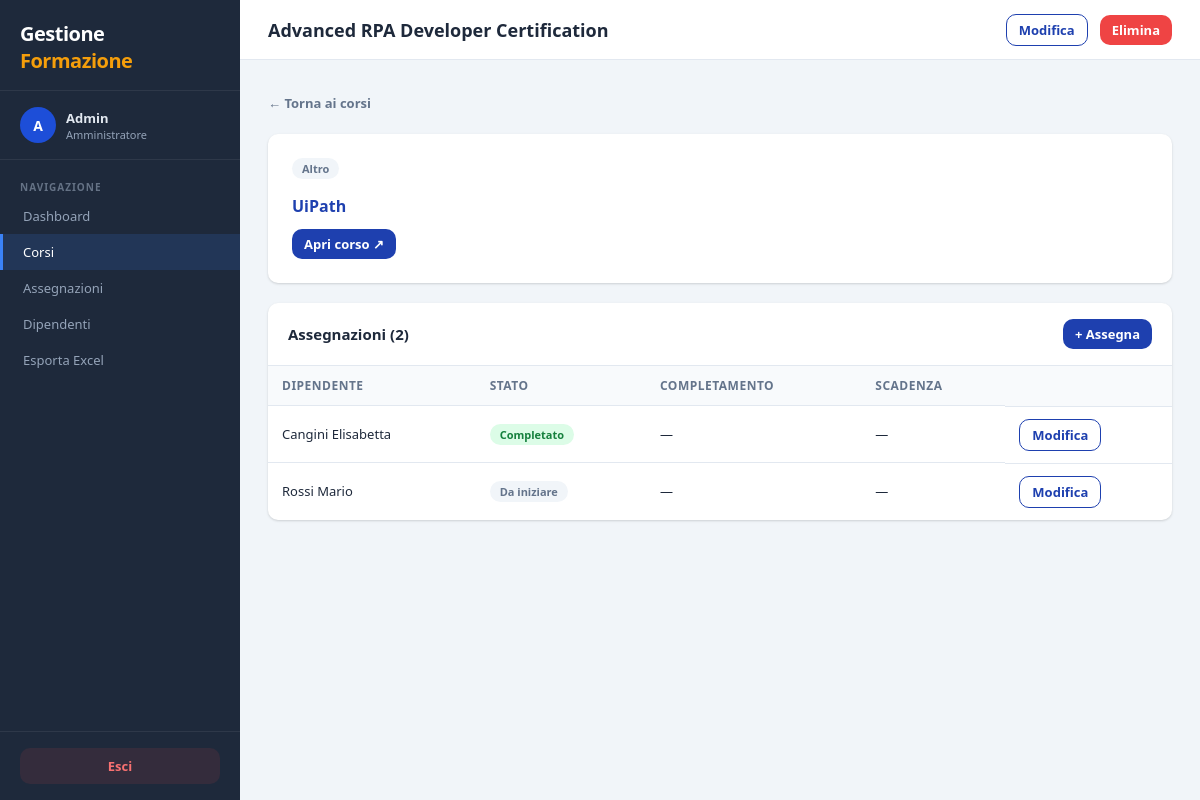
/corsi/2/ (signed in), run on the app's committed database.
### gestionale/models.py (models this page shows, shortened)
class Corso(models.Model):
    TIPOLOGIA_CHOICES = [
        ('Tecnico', 'Tecnico'),
        ('Management', 'Management'),
        ('Cloud', 'Cloud'),
        ('Analytics', 'Analytics'),
        ('Compliance', 'Compliance'),
        ('Soft Skills', 'Soft Skills'),
        ('Sicurezza', 'Sicurezza'),
        ('Altro', 'Altro'),
    ]
    titolo = models.CharField(max_length=300)
    descrizione = models.TextField(blank=True)
    vendor = models.ForeignKey(Vendor, on_delete=models.SET_NULL, null=True, blank=True, related_name='corsi')
    tipologia = models.CharField(max_length=50, choices=TIPOLOGIA_CHOICES, default='Altro')
    durata_ore = models.PositiveIntegerField(default=0)
    validita_mesi = models.PositiveIntegerField(default=0, help_text='0 = nessuna scadenza')
    obbligatorio = models.BooleanField(default=False)
    link_corso = models.URLField(blank=True)
    class Meta:
        verbose_name_plural = 'Corsi'
        ordering = ['titolo']

class Vendor(models.Model):
    nome = models.CharField(max_length=200, unique=True)
    sito_web = models.URLField(blank=True)
    contatto_email = models.EmailField(blank=True)
    note = models.TextField(blank=True)
    class Meta:
        verbose_name_plural = 'Vendor'
        ordering = ['nome']

class AssegnazioneCorso(models.Model):
    STATO_CHOICES = [
        ('da_iniziare', 'Da iniziare'),
        ('in_corso', 'In corso'),
        ('completato', 'Completato'),
        ('scaduto', 'Scaduto'),
    ]
    dipendente = models.ForeignKey(Dipendente, on_delete=models.CASCADE, related_name='assegnazioni', db_index=True)
    corso = models.ForeignKey(Corso, on_delete=models.CASCADE, related_name='assegnazioni', db_index=True)
    data_assegnazione = models.DateField(default=timezone.now)
    data_scadenza = models.DateField(null=True, blank=True)
    data_completamento = models.DateField(null=True, blank=True)
    stato = models.CharField(max_length=20, choices=STATO_CHOICES, default='da_iniziare', db_index=True)
    data_inizio_pianificata = models.DateField(null=True, blank=True)
    data_fine_pianificata = models.DateField(null=True, blank=True)
    certificato = models.FileField(upload_to='certificati/', null=True, blank=True)
    class Meta:
        verbose_name = 'Assegnazione Corso'
        verbose_name_plural = 'Assegnazioni Corsi'
        unique_together = ('dipendente', 'corso')
        ordering = ['data_scadenza']

class Dipendente(models.Model):
    REPARTO_CHOICES = [
        ('IT', 'IT'),
        ('HR', 'HR'),
        ('PM', 'PM'),
        ('RPA', 'RPA'),
        ('Finance', 'Finance'),
        ('Sales', 'Sales'),
        ('Operations', 'Operations'),
        ('Altro', 'Altro'),
    ]
    nome = models.CharField(max_length=100)
    cognome = models.CharField(max_length=100)
    email = models.EmailField(unique=True)
    reparto = models.CharField(max_length=100, blank=True, choices=REPARTO_CHOICES, db_index=True)
    attivo = models.BooleanField(default=True)
    class Meta:
        verbose_name_plural = 'Dipendenti'
        ordering = ['cognome', 'nome']
    def __str__(self):
        return f'{self.cognome} {self.nome}'

### gestionale/views.py (the view)
# urls.py: path('corsi/<int:pk>/', views.CorsoDetailView.as_view(), name='corso_detail'),
class CorsoDetailView(LoginRequiredMixin, DetailView):
    model = Corso
    template_name = 'gestionale/corsi/detail.html'
    context_object_name = 'corso'
    def get_context_data(self, **kwargs):
        ctx = super().get_context_data(**kwargs)
        ctx['assegnazioni'] = (
            self.object.assegnazioni
            .select_related('dipendente')
            .order_by('dipendente__cognome')
        )
        return ctx

### gestionale/templates/gestionale/corsi/detail.html (shortened to what this page needs)
{% extends "gestionale/base.html" %}
{% block page_title %}{{ corso.titolo }}{% endblock %}
{% block topbar_actions %}
  {% if request.user.is_staff %}
  <a href="{% url 'gestionale:corso_update' corso.pk %}" class="btn btn-outline btn-sm">Modifica</a>
  <a href="{% url 'gestionale:corso_delete' corso.pk %}" class="btn btn-danger btn-sm">Elimina</a>
  {% endif %}
{% endblock %}
{% block content %}
<a href="{% url 'gestionale:corso_list' %}" class="back-btn">← Torna ai corsi</a>
<div class="detail-header">
  <div class="detail-meta">
    <span class="badge badge-secondary">{{ corso.tipologia }}</span>
  </div>
  {% if corso.vendor %}<div style="color:#1e40af;font-weight:600;margin-bottom:6px;">{{ corso.vendor.nome }}</div>{% endif %}
  {% if corso.link_corso %}
  <div style="margin-top:12px;">
    <a href="{{ corso.link_corso }}" target="_blank" class="btn btn-primary btn-sm">Apri corso ↗</a>
  </div>
  {% endif %}
</div>
<div class="card">
  <div class="card-header">
    <div class="card-title">Assegnazioni ({{ assegnazioni|length }})</div>
    {% if request.user.is_staff %}
    <a href="{% url 'gestionale:assegnazione_create' %}" class="btn btn-primary btn-sm">+ Assegna</a>
    {% endif %}
  </div>
  <div class="card-body" style="padding:0;">
    <table>
      <thead>
        <tr>
          <th>Dipendente</th>
          <th>Stato</th>
          <th>Completamento</th>
          <th>Scadenza</th>
          {% if request.user.is_staff %}<th></th>{% endif %}
        </tr>
      </thead>
      <tbody>
        {% for a in assegnazioni %}
        <tr>
          <td>{{ a.dipendente }}</td>
          <td>
            {% if a.stato == 'completato' %}<span class="badge badge-success">Completato</span>
            {% elif a.stato == 'in_corso' %}<span class="badge badge-info">In corso</span>
            {% elif a.stato == 'da_iniziare' %}<span class="badge badge-secondary">Da iniziare</span>
            {% else %}<span class="badge badge-danger">Scaduto</span>{% endif %}
          </td>
          <td>{{ a.data_completamento|default:"—" }}</td>
          <td>{{ a.data_scadenza|default:"—" }}</td>
          {% if request.user.is_staff %}
          <td class="td-actions">
            <a href="{% url 'gestionale:assegnazione_update' a.pk %}" class="btn btn-sm btn-outline">Modifica</a>
          </td>
          {% endif %}
        </tr>
        {% empty %}
        <tr>
          <td colspan="5" style="padding:24px;text-align:center;color:#64748b;">Nessuna assegnazione.</td>
        </tr>
        {% endfor %}
      </tbody>
    </table>
  </div>
</div>
{% endblock %}

### gestionale/templates/gestionale/base.html (shortened to what this page needs)
{% load static %}
<!DOCTYPE html>
<html lang="it">
<head>
  <link rel="stylesheet" href="{% static 'gestionale/css/dashboard.css' %}">
</head>
<body>
<div class="app-layout">
  <aside id="sidebar">
    <div class="sidebar-brand">
      <div class="brand">Gestione <span>Formazione</span></div>
    </div>
    <div class="sidebar-user">
      <div class="avatar {% if request.user.is_staff %}avatar-admin{% else %}avatar-dipendente{% endif %}">
        {{ request.user.username|first|upper }}
      </div>
      <div class="sidebar-user-info">
        <div class="sidebar-user-name">{{ request.user.get_full_name|default:request.user.username }}</div>
        <div class="sidebar-user-role">{% if request.user.is_staff %}Amministratore{% else %}Dipendente{% endif %}</div>
      </div>
    </div>
    <nav>
      <div class="nav-section">Navigazione</div>
      <a href="{% url 'gestionale:dashboard' %}" class="nav-item {% if request.resolver_match.url_name == 'dashboard' %}active{% endif %}">Dashboard</a>
      <a href="{% url 'gestionale:corso_list' %}" class="nav-item {% if 'corso' in request.resolver_match.url_name %}active{% endif %}">Corsi</a>
      <a href="{% url 'gestionale:assegnazione_list' %}" class="nav-item {% if 'assegnazione' in request.resolver_match.url_name or 'certificato' in request.resolver_match.url_name %}active{% endif %}">Assegnazioni</a>
      {% if request.user.is_staff %}
      <a href="{% url 'gestionale:dipendente_list' %}" class="nav-item {% if 'dipendente' in request.resolver_match.url_name %}active{% endif %}">Dipendenti</a>
      <a href="{% url 'gestionale:export_excel' %}" class="nav-item">Esporta Excel</a>
      {% endif %}
    </nav>
    <div class="sidebar-bottom">
      <form method="post" action="{% url 'gestionale:logout' %}">
        <button type="submit" class="btn-logout">Esci</button>
      </form>
    </div>
  </aside>
  <main id="main-content">
    <div class="topbar">
      <div class="topbar-title">{% block page_title %}{% endblock %}</div>
      <div class="topbar-right">{% block topbar_actions %}{% endblock %}</div>
    </div>
    <div class="page-content">
      {% block content %}{% endblock %}
    </div>
  </main>
</div>
</body>
</html>

### data on the page
Corso: titolo "Advanced RPA Developer Certification", tipologia "Altro", vendor.nome "UiPath"
AssegnazioneCorso: dipendente "Cangini Elisabetta", stato "Completato", data_completamento "—", data_scadenza "—"
AssegnazioneCorso: dipendente "Rossi Mario", stato "Da iniziare", data_completamento "—", data_scadenza "—"

### other printed values
{{ request.user.username|first|upper }} "A"
{{ request.user.get_full_name|default:request.user.username }} "Admin"
{{ assegnazioni|length }} "2"
